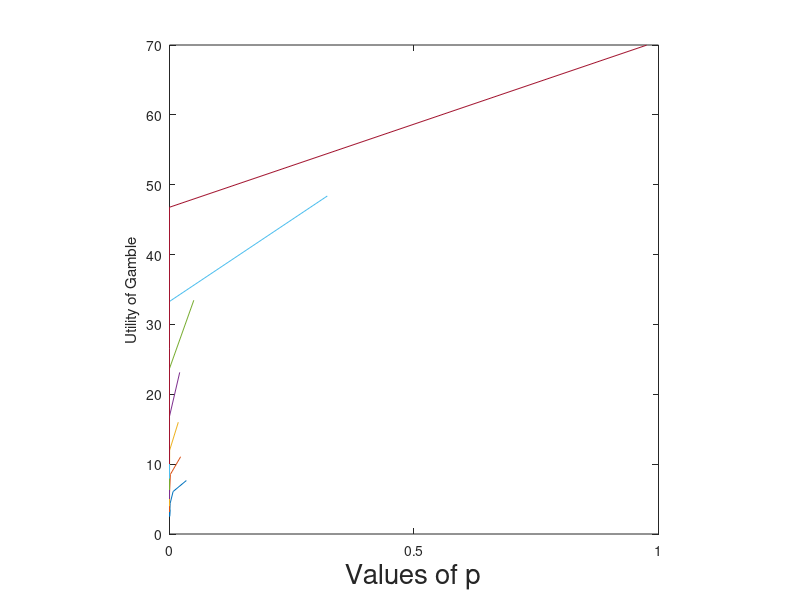
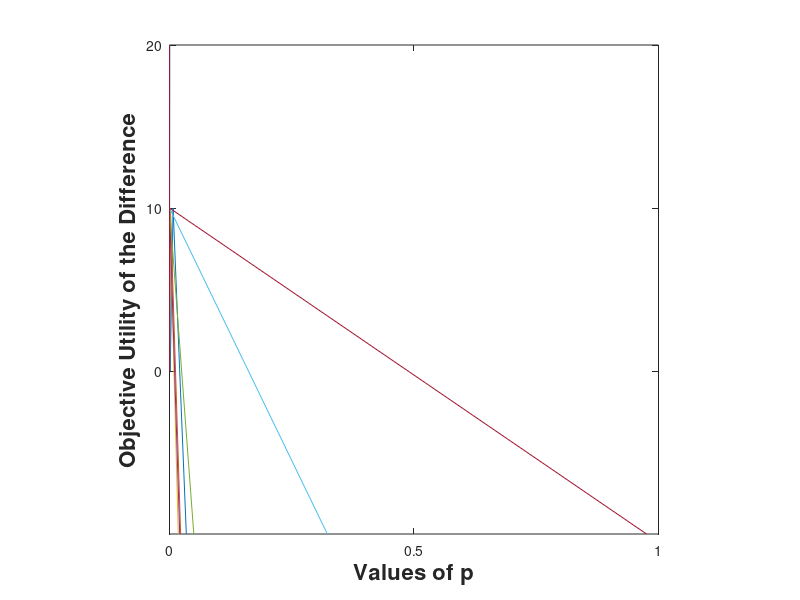

Here is the MATLAB script that generated these plots, in order:
%% CALUM's Matlab Mini Task #1
% The following script takes values of Value gain and value loss to
% determine the utility of a gamble gain and the utility of a certain
% reward. These values are then used to determine the probability of taking
% a gamble iterating through a series of alpha gain (risk aversion) values.

%% Assigning gamble gain and loss values

%RB just testing how to change something

n_gambles = 6;
VGambleGain = [40,40,30,20,30,10];
VGambleLoss = [10, 15, 10, 20, 30, 40];
VCertainGain = repelem(20,6);
aGain = [0.8:0.1:1.4];
UtilityDifference = NaN(n_gambles, length(aGain));
mu = -1;
LossAversion = [0.1:0.1:0.8];
%% Calculating UGamble and UCertain values
% This is done with a for loop where each gamble value is multiplied by 0.5
% and multipled element wise to the power aGain (0.8:.01:1.3)

for GenericCount    = 1 : length(VGambleGain)
for A_GAIN_Count    = 1 : length(aGain)
for L_AV_Count      = 1 : length(LossAversion)
    
        V_CERT_GAIN                              = VCertainGain(GenericCount);
        V_GAM_GAIN                               = VGambleGain(GenericCount);
        V_GAM_LOSS                               = VGambleLoss(GenericCount);
        A_GAIN                                   = aGain(A_GAIN_Count);
        L_AV                                     = LossAversion(L_AV_Count);
        
        EV                                       = 0.5*(V_GAM_GAIN^A_GAIN);
        
        Util_Gam(GenericCount, A_GAIN_Count)     = 0.5*(L_AV*(V_GAM_LOSS^A_GAIN));
        Obj_Util_Diff(GenericCount, A_GAIN_Count)= V_GAM_GAIN-V_CERT_GAIN;
        Util_Cert(GenericCount, A_GAIN_Count)    = V_CERT_GAIN^A_GAIN;
        
end        
end     
end   

clear LV_Count
clear GenericCount
clear A_GAIN_Count
%% Probability of choosing a gamble
% Here we are coding to generate the probability a given gamble will be
% chosen, using the utility values above.

UtilityDifference = (Util_Gam-Util_Cert);

pGamble = 1./(1+exp(mu.*(UtilityDifference)));

%% Graphing the relation between different values of aGain and pGamble

figure;
for A_GAIN_Count    = 1 : length(aGain);
        % subplot(2,4,A_GAIN_Count)
            plot(pGamble(:,A_GAIN_Count),Util_Gam(:,A_GAIN_Count)); hold on
           % 'Color''[0.2,0.6,0.4]';
            xlabel('Values of p','FontSize',20)
            xticks([0 0.5 1])
            ylabel('Utility of Gamble')
            axis square
            
end

clear A_GAIN_Count

figure;
for A_GAIN_Count   = 1 : length(aGain);
        plot(pGamble(:, A_GAIN_Count),Obj_Util_Diff(:,A_GAIN_Count)); hold on
        xlabel('Values of p','FontSize',16,'FontWeight','bold')
        xticks([0 0.5 1])
        xlim([0 1])
        ylabel('Objective Utility of the Difference','FontSize',16,'FontWeight','bold')
        yticks([0 10 20])
        axis square
        
end
%% To do next:
    % - Add the loss aversion factor (lambda) - DONE!!!
    % - After adding lamda, consider whether to loop values of lamda and a gain
    %   or keep a gain constant - DONE!
    % - Consider making Util_Gam a cell and run through each value of a gain and
    %   lambda
                % Cells are not my friend...
    % - Make a vector of the 'Objective Utility of the Difference' - which is
    %   just Util_Gam without the a gain weighting (or with the power of 1)
    % - Plot Obj Util by values of pGamble - BEAUTIFULLY DONE (sensible axis for
    %   probability, squared axis), don't want numerical value next to every tick
    %   of Y axis


%% Thoughts...

% Efficiency - For the gain gambles, given that the 0s in gamble loss
% effectively negate the second half of the equation, there was probably a
% more elegant and/or efficient way of representing it (maybe with NaN?)
%RB - true, but you want the code to be flexible so you could use it to
%generate values in the loss frame as well, so best to include it.

% Variable names - In hindsight I would have chosen more concise variable names not sure why
% I abbreviated value to V but wrote the other words out in full...
%RB - you are right, try and be consistent. Everyone names variables
%differently, so you can spend a bit of time coming up with your own
%'grammar'.

% Flexibility - given what you said about being able to remove entire rows
% from Data Structures, it isn't as flexible as it could be. But the risk
% taking values and the increments could be easily changed if needed and
% aside from the 0.5 and 1s, there is nothing hard coded beyond the first
% few variables which should make it reasonably flexible.
%RB - flexibility is good, you made the structure based on the function, so
%good job!

    
